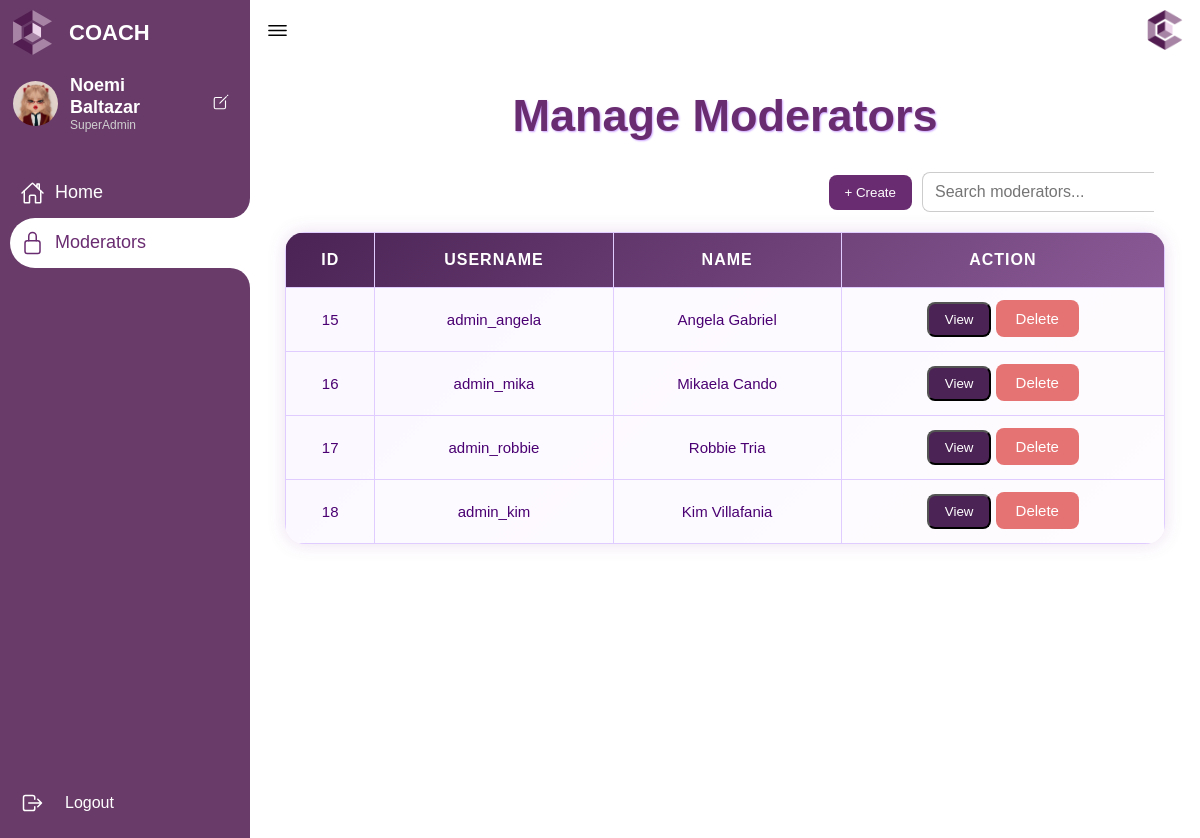
The page /superadmin/moderators.php (signed in) on the database as committed earlier.
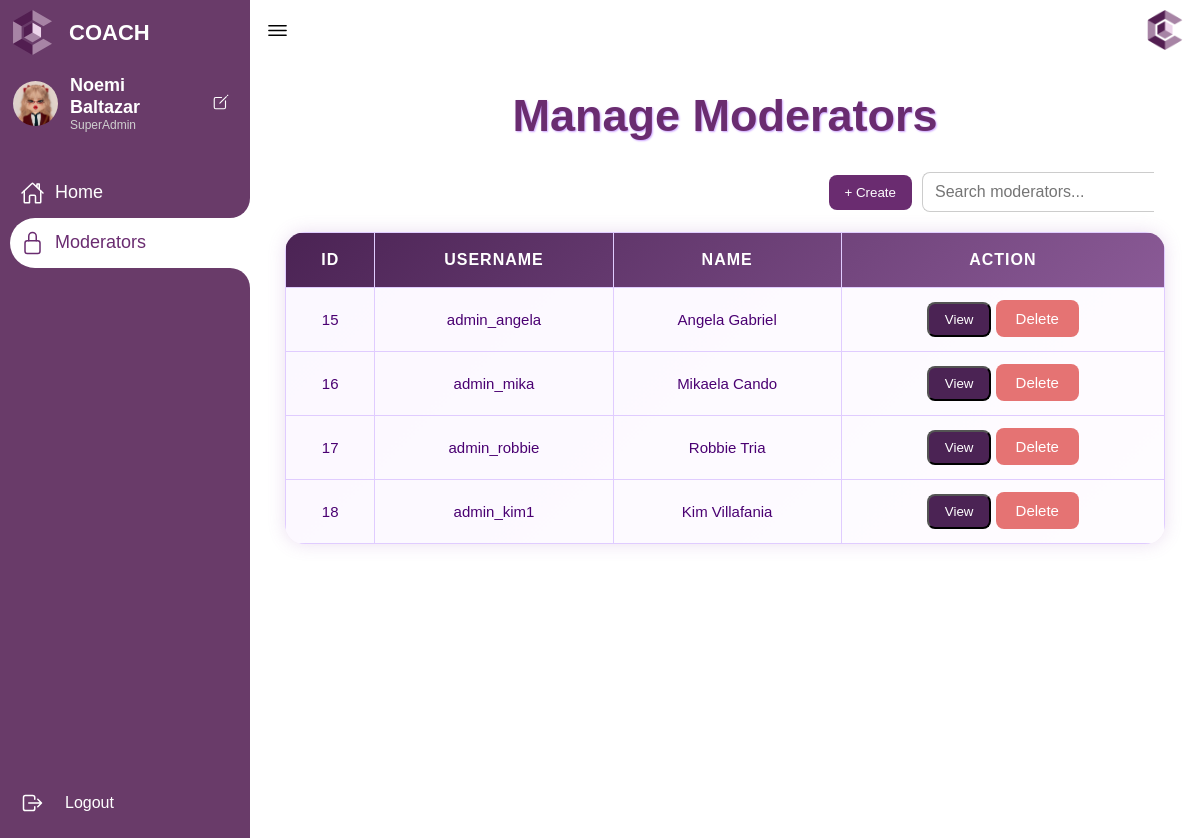
The same page on the database as committed later.
### tables this page shows
CREATE TABLE `users` (
  `user_id` int(11) NOT NULL,
  `username` varchar(70) NOT NULL,
  `password` varchar(255) NOT NULL,
  `user_type` enum('Mentee','Mentor','Admin','Super Admin') NOT NULL,
  `first_name` varchar(100) DEFAULT NULL,
  `last_name` varchar(100) DEFAULT NULL,
  `email` varchar(80) NOT NULL,
  `icon` varchar(200) DEFAULT NULL,
  `dob` date DEFAULT NULL,
  `gender` varchar(30) DEFAULT NULL,
  `contact_number` varchar(100) DEFAULT NULL,
  `mentored_before` varchar(20) DEFAULT NULL,
  `mentoring_experience` text DEFAULT NULL,
  `area_of_expertise` varchar(100) DEFAULT NULL,
  `resume` varchar(200) DEFAULT NULL,
  `certificates` varchar(200) DEFAULT NULL,
  `assessment_score` int(20) DEFAULT NULL,
  `status` varchar(60) DEFAULT NULL,
  `reason` text DEFAULT NULL,
  `email_verification` varchar(50) DEFAULT NULL,
  `contact_verification` varchar(50) DEFAULT NULL,
  `full_address` varchar(100) DEFAULT NULL,
  `student` varchar(20) DEFAULT NULL,
  `student_year_level` varchar(30) DEFAULT NULL,
  `occupation` varchar(40) DEFAULT NULL,
  `to_learn` text DEFAULT NULL
);

### superadmin/moderators.php (the view, shortened to what this page needs)
<?php
require '../connection/db_connection.php';
$adminsResult = $conn->query("SELECT user_id, username, first_name, last_name, email FROM users WHERE user_type = 'Admin'");
?>
<!DOCTYPE html>
<html lang="en">
<head>
    <link rel="stylesheet" href="css/dashboard.css" />
    <link rel="stylesheet" href="css/mentee.css">
</head>
<body>
<nav>
    <div class="nav-top">
      <div class="logo">
        <div class="logo-image"><img src="../uploads/img/logo.png" alt="Logo"></div>
        <div class="logo-name">COACH</div>
      </div>
      <div class="admin-profile">
        <img src="<?php echo htmlspecialchars($_SESSION['superadmin_icon']); ?>" alt="SuperAdmin Profile Picture" />
        <div class="admin-text">
          <span class="admin-name"><?php echo htmlspecialchars($_SESSION['superadmin_name']); ?></span>
          <span class="admin-role">SuperAdmin</span>
        </div>
        <a href="profile.php?username=<?= urlencode($_SESSION['username']) ?>" class="edit-profile-link" title="Edit Profile">
          <ion-icon name="create-outline" class="verified-icon"></ion-icon>
        </a>
      </div>
    </div>
    <div class="menu-items">
      <ul class="navLinks">
        <li class="navList">
          <a href="dashboard.php">
            <ion-icon name="home-outline"></ion-icon>
            <span class="links">Home</span>
          </a>
        </li>
        <li class="navList active">
          <a href="moderators.php">
            <ion-icon name="lock-closed-outline"></ion-icon>
            <span class="links">Moderators</span>
          </a>
        </li>
      </ul>
      <ul class="bottom-link">
        <li class="logout-link">
          <a href="#" onclick="confirmLogout()">
            <ion-icon name="log-out-outline"></ion-icon>
            Logout
          </a>
        </li>
      </ul>
    </div>
  </nav>
  <section class="dashboard">
    <div class="top">
      <ion-icon class="navToggle" name="menu-outline"></ion-icon>
      <img src="../uploads/img/logo.png" alt="Logo"> </div>
    <h1>Manage Moderators</h1>
    <div class="top-bar">
        <button onclick="showCreateForm()" class="create-btn">+ Create</button>
        <div class="search-box">
            <input type="text" id="searchInput" onkeyup="searchAdmins()" placeholder="Search moderators...">
        </div>
    </div>
    <div id="tableContainer">
      <table>
        <thead>
          <tr>
            <th>ID</th>
            <th>Username</th>
            <th>Name</th>
            <th>Action</th>
          </tr>
        </thead>
        <tbody>
          <?php while($row = $adminsResult->fetch_assoc()): ?>
          <tr class="data-row">
            <td><?= $row['user_id'] ?></td>
            <td class="username"><?= htmlspecialchars($row['username']) ?></td>
            <td class="name"><?= htmlspecialchars($row['first_name'] . ' ' . $row['last_name']) ?></td>
            <td>
              <button class="view-btn" onclick='viewAdmin(this)' data-info='<?= json_encode($row, JSON_HEX_APOS | JSON_HEX_QUOT) ?>'>View</button>
              <a href="moderators.php?delete=<?= $row['user_id'] ?>" class="delete-btn" onclick="return confirm('Are you sure you want to delete this moderator?')">Delete</a>
            </td>
          </tr>
          <?php endwhile; ?>
        </tbody>
      </table>
    </div>
</body>
</html>

Rows that differ between the two databases and show on the page:
changed users "Kim Villafania": username "admin_kim" → "admin_kim1"
